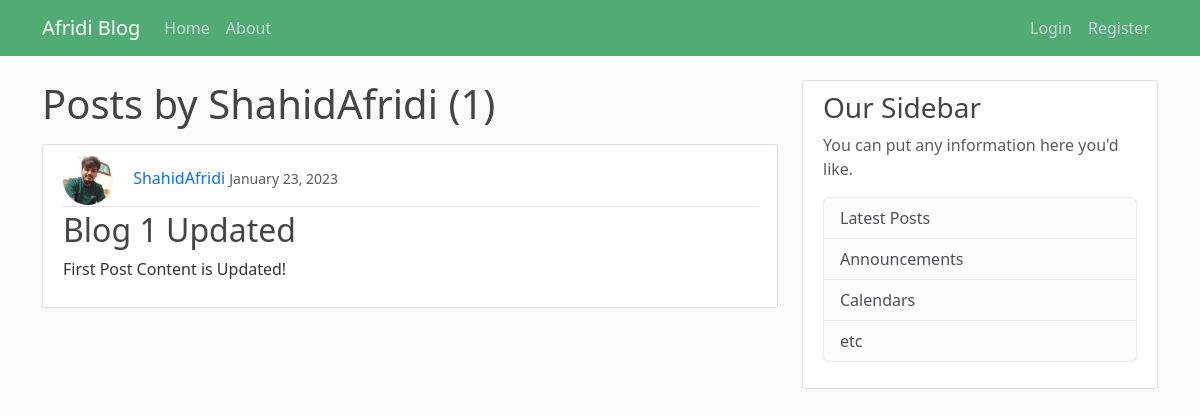
Before: /user/ShahidAfridi with the older database file.
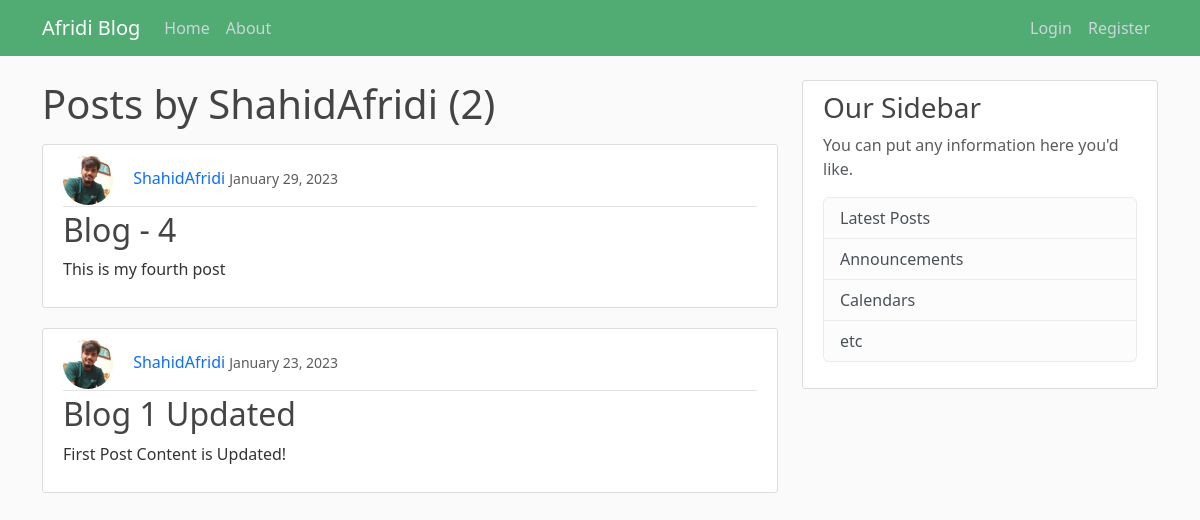
After: the same page with the newer database file.
### blog/models.py (models this page shows, shortened)
class Post(models.Model):
    title = models.CharField(max_length=100)
    content = models.TextField()
    date_posted = models.DateTimeField(default=timezone.now)
    author = models.ForeignKey(User, on_delete=models.CASCADE)

### users/models.py (models this page shows, shortened)
class Profile(models.Model):
    user = models.OneToOneField(User, on_delete=models.CASCADE)
    image = models.ImageField(default='default.jpg', upload_to='profile_pics')

### blog/views.py (the view)
# urls.py: path('user/<str:username>', UserPostListView.as_view(), name='user-posts'),
class UserPostListView(ListView):
    model = Post
    template_name = 'blog/user_posts.html'    #<app>/<model>_<viewtype>.html
    context_object_name = 'posts'
    paginate_by = 5
    def get_queryset(self):
        user = get_object_or_404(User, username=self.kwargs.get('username'))
        return Post.objects.filter(author = user).order_by('-date_posted')

### blog/templates/blog/user_posts.html (shortened to what this page needs)
{% extends "blog/base.html" %}
{% block content %}
    <h1 class="mb-3">Posts by {{ view.kwargs.username }} ({{ page_obj.paginator.count }})</h1>
    {% for post in posts %}
        <article class="media content-section">
            <div class="media-body">
                <div class="article-metadata">
                    <img class="rounded-circle article-img" src="{{ post.author.profile.image.url }}" alt="userProfileImage">
                    <a class="mr-2" href="{% url 'user-posts' post.author.username %}">{{ post.author }}</a>
                    <small class="text-muted">{{ post.date_posted|date:"F d, Y" }}</small>
                </div>
                <div>
                    <h2><a class="article-title" href="{% url 'post-detail' post.id %}">{{ post.title }}</a></h2>
                    <p class="article-content">{{ post.content }}</p>
                </div>
            </div>
        </article>
    {% endfor %}
{% endblock content %}

Changed rows visible on the page:
added Post: author.profile.image (picture), author "ShahidAfridi", date_posted "January 29, 2023", title "Blog - 4", content "This is my fourth post"
Other visible differences:
{{ page_obj.paginator.count }}: "1" → "2"
